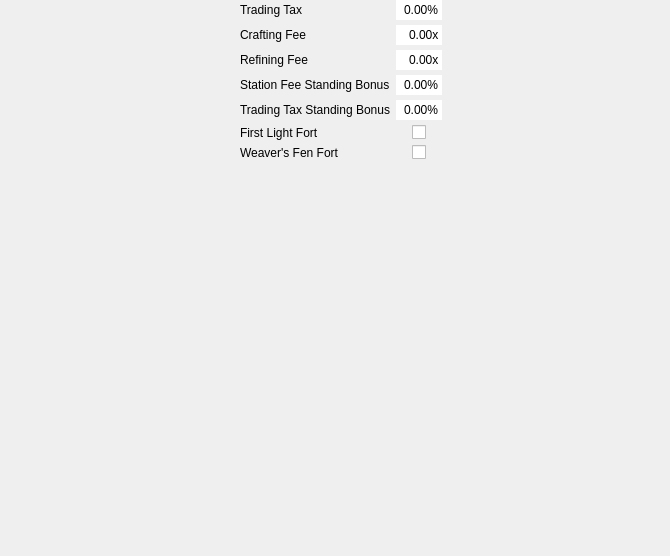
<?xml version="1.0" encoding="UTF-8"?>
<ui version="4.0">
 <class>GeneralSettingsInputPage</class>
 <widget class="QWidget" name="GeneralSettingsInputPage">
  <property name="geometry">
   <rect>
    <x>0</x>
    <y>0</y>
    <width>670</width>
    <height>556</height>
   </rect>
  </property>
  <property name="windowTitle">
   <string>GeneralSettingsInputPage</string>
  </property>
  <layout class="QGridLayout" name="gridLayout">
   <property name="topMargin">
    <number>0</number>
   </property>
   <property name="rightMargin">
    <number>0</number>
   </property>
   <property name="bottomMargin">
    <number>0</number>
   </property>
   <property name="horizontalSpacing">
    <number>0</number>
   </property>
   <property name="verticalSpacing">
    <number>5</number>
   </property>
   <item row="0" column="1">
    <widget class="QLabel" name="trading_tax_label">
     <property name="text">
      <string>Trading Tax</string>
     </property>
    </widget>
   </item>
   <item row="0" column="3">
    <widget class="QDoubleSpinBox" name="trading_tax">
     <property name="sizePolicy">
      <sizepolicy hsizetype="Preferred" vsizetype="Preferred">
       <horstretch>0</horstretch>
       <verstretch>0</verstretch>
      </sizepolicy>
     </property>
     <property name="minimumSize">
      <size>
       <width>0</width>
       <height>20</height>
      </size>
     </property>
     <property name="maximumSize">
      <size>
       <width>16777215</width>
       <height>20</height>
      </size>
     </property>
     <property name="frame">
      <bool>false</bool>
     </property>
     <property name="alignment">
      <set>Qt::AlignRight|Qt::AlignTrailing|Qt::AlignVCenter</set>
     </property>
     <property name="readOnly">
      <bool>false</bool>
     </property>
     <property name="buttonSymbols">
      <enum>QAbstractSpinBox::NoButtons</enum>
     </property>
     <property name="specialValueText">
      <string/>
     </property>
     <property name="accelerated">
      <bool>false</bool>
     </property>
     <property name="prefix">
      <string/>
     </property>
     <property name="suffix">
      <string>%</string>
     </property>
     <property name="maximum">
      <double>10.000000000000000</double>
     </property>
     <property name="stepType">
      <enum>QAbstractSpinBox::AdaptiveDecimalStepType</enum>
     </property>
     <property name="value">
      <double>0.000000000000000</double>
     </property>
    </widget>
   </item>
   <item row="4" column="1">
    <widget class="QLabel" name="trading_tax_standing_bonus_label">
     <property name="text">
      <string>Trading Tax Standing Bonus</string>
     </property>
    </widget>
   </item>
   <item row="6" column="1">
    <widget class="QLabel" name="weavers_fen_fort_label">
     <property name="text">
      <string>Weaver's Fen Fort</string>
     </property>
     <property name="alignment">
      <set>Qt::AlignLeading|Qt::AlignLeft|Qt::AlignVCenter</set>
     </property>
    </widget>
   </item>
   <item row="5" column="3" alignment="Qt::AlignHCenter">
    <widget class="QCheckBox" name="first_light_fort">
     <property name="sizePolicy">
      <sizepolicy hsizetype="Preferred" vsizetype="Preferred">
       <horstretch>0</horstretch>
       <verstretch>0</verstretch>
      </sizepolicy>
     </property>
     <property name="layoutDirection">
      <enum>Qt::LeftToRight</enum>
     </property>
     <property name="styleSheet">
      <string notr="true"/>
     </property>
     <property name="text">
      <string/>
     </property>
    </widget>
   </item>
   <item row="1" column="3">
    <widget class="QDoubleSpinBox" name="crafting_fee">
     <property name="sizePolicy">
      <sizepolicy hsizetype="Preferred" vsizetype="Preferred">
       <horstretch>0</horstretch>
       <verstretch>0</verstretch>
      </sizepolicy>
     </property>
     <property name="minimumSize">
      <size>
       <width>0</width>
       <height>20</height>
      </size>
     </property>
     <property name="maximumSize">
      <size>
       <width>16777215</width>
       <height>20</height>
      </size>
     </property>
     <property name="frame">
      <bool>false</bool>
     </property>
     <property name="alignment">
      <set>Qt::AlignRight|Qt::AlignTrailing|Qt::AlignVCenter</set>
     </property>
     <property name="readOnly">
      <bool>false</bool>
     </property>
     <property name="buttonSymbols">
      <enum>QAbstractSpinBox::NoButtons</enum>
     </property>
     <property name="specialValueText">
      <string/>
     </property>
     <property name="accelerated">
      <bool>false</bool>
     </property>
     <property name="prefix">
      <string/>
     </property>
     <property name="suffix">
      <string>x</string>
     </property>
     <property name="maximum">
      <double>10.000000000000000</double>
     </property>
     <property name="stepType">
      <enum>QAbstractSpinBox::AdaptiveDecimalStepType</enum>
     </property>
     <property name="value">
      <double>0.000000000000000</double>
     </property>
    </widget>
   </item>
   <item row="0" column="0">
    <spacer name="horizontalSpacer">
     <property name="orientation">
      <enum>Qt::Horizontal</enum>
     </property>
     <property name="sizeHint" stdset="0">
      <size>
       <width>0</width>
       <height>20</height>
      </size>
     </property>
    </spacer>
   </item>
   <item row="4" column="3">
    <widget class="QDoubleSpinBox" name="trading_tax_standing_bonus">
     <property name="sizePolicy">
      <sizepolicy hsizetype="Preferred" vsizetype="Preferred">
       <horstretch>0</horstretch>
       <verstretch>0</verstretch>
      </sizepolicy>
     </property>
     <property name="minimumSize">
      <size>
       <width>0</width>
       <height>20</height>
      </size>
     </property>
     <property name="maximumSize">
      <size>
       <width>16777215</width>
       <height>20</height>
      </size>
     </property>
     <property name="frame">
      <bool>false</bool>
     </property>
     <property name="alignment">
      <set>Qt::AlignRight|Qt::AlignTrailing|Qt::AlignVCenter</set>
     </property>
     <property name="readOnly">
      <bool>false</bool>
     </property>
     <property name="buttonSymbols">
      <enum>QAbstractSpinBox::NoButtons</enum>
     </property>
     <property name="specialValueText">
      <string/>
     </property>
     <property name="accelerated">
      <bool>false</bool>
     </property>
     <property name="prefix">
      <string/>
     </property>
     <property name="suffix">
      <string>%</string>
     </property>
     <property name="maximum">
      <double>10.000000000000000</double>
     </property>
     <property name="stepType">
      <enum>QAbstractSpinBox::AdaptiveDecimalStepType</enum>
     </property>
     <property name="value">
      <double>0.000000000000000</double>
     </property>
    </widget>
   </item>
   <item row="6" column="3" alignment="Qt::AlignHCenter">
    <widget class="QCheckBox" name="weavers_fen_fort">
     <property name="sizePolicy">
      <sizepolicy hsizetype="Preferred" vsizetype="Preferred">
       <horstretch>0</horstretch>
       <verstretch>0</verstretch>
      </sizepolicy>
     </property>
     <property name="layoutDirection">
      <enum>Qt::LeftToRight</enum>
     </property>
     <property name="styleSheet">
      <string notr="true"/>
     </property>
     <property name="text">
      <string/>
     </property>
    </widget>
   </item>
   <item row="3" column="3">
    <widget class="QDoubleSpinBox" name="station_fee_standing_bonus">
     <property name="sizePolicy">
      <sizepolicy hsizetype="Preferred" vsizetype="Preferred">
       <horstretch>0</horstretch>
       <verstretch>0</verstretch>
      </sizepolicy>
     </property>
     <property name="minimumSize">
      <size>
       <width>0</width>
       <height>20</height>
      </size>
     </property>
     <property name="maximumSize">
      <size>
       <width>16777215</width>
       <height>20</height>
      </size>
     </property>
     <property name="frame">
      <bool>false</bool>
     </property>
     <property name="alignment">
      <set>Qt::AlignRight|Qt::AlignTrailing|Qt::AlignVCenter</set>
     </property>
     <property name="readOnly">
      <bool>false</bool>
     </property>
     <property name="buttonSymbols">
      <enum>QAbstractSpinBox::NoButtons</enum>
     </property>
     <property name="specialValueText">
      <string/>
     </property>
     <property name="accelerated">
      <bool>false</bool>
     </property>
     <property name="prefix">
      <string/>
     </property>
     <property name="suffix">
      <string>%</string>
     </property>
     <property name="maximum">
      <double>10.000000000000000</double>
     </property>
     <property name="stepType">
      <enum>QAbstractSpinBox::AdaptiveDecimalStepType</enum>
     </property>
     <property name="value">
      <double>0.000000000000000</double>
     </property>
    </widget>
   </item>
   <item row="5" column="1">
    <widget class="QLabel" name="first_light_fort_label">
     <property name="text">
      <string>First Light Fort</string>
     </property>
     <property name="alignment">
      <set>Qt::AlignLeading|Qt::AlignLeft|Qt::AlignVCenter</set>
     </property>
    </widget>
   </item>
   <item row="3" column="1">
    <widget class="QLabel" name="station_fee_standing_bonus_label">
     <property name="text">
      <string>Station Fee Standing Bonus</string>
     </property>
    </widget>
   </item>
   <item row="2" column="3">
    <widget class="QDoubleSpinBox" name="refining_fee">
     <property name="sizePolicy">
      <sizepolicy hsizetype="Preferred" vsizetype="Preferred">
       <horstretch>0</horstretch>
       <verstretch>0</verstretch>
      </sizepolicy>
     </property>
     <property name="minimumSize">
      <size>
       <width>0</width>
       <height>20</height>
      </size>
     </property>
     <property name="maximumSize">
      <size>
       <width>16777215</width>
       <height>20</height>
      </size>
     </property>
     <property name="frame">
      <bool>false</bool>
     </property>
     <property name="alignment">
      <set>Qt::AlignRight|Qt::AlignTrailing|Qt::AlignVCenter</set>
     </property>
     <property name="readOnly">
      <bool>false</bool>
     </property>
     <property name="buttonSymbols">
      <enum>QAbstractSpinBox::NoButtons</enum>
     </property>
     <property name="specialValueText">
      <string/>
     </property>
     <property name="accelerated">
      <bool>false</bool>
     </property>
     <property name="prefix">
      <string/>
     </property>
     <property name="suffix">
      <string>x</string>
     </property>
     <property name="maximum">
      <double>10.000000000000000</double>
     </property>
     <property name="stepType">
      <enum>QAbstractSpinBox::AdaptiveDecimalStepType</enum>
     </property>
     <property name="value">
      <double>0.000000000000000</double>
     </property>
    </widget>
   </item>
   <item row="1" column="1">
    <widget class="QLabel" name="crafting_fee_label">
     <property name="text">
      <string>Crafting Fee</string>
     </property>
    </widget>
   </item>
   <item row="2" column="1">
    <widget class="QLabel" name="refining_fee_label">
     <property name="text">
      <string>Refining Fee</string>
     </property>
    </widget>
   </item>
   <item row="0" column="4">
    <spacer name="horizontalSpacer_2">
     <property name="orientation">
      <enum>Qt::Horizontal</enum>
     </property>
     <property name="sizeHint" stdset="0">
      <size>
       <width>0</width>
       <height>20</height>
      </size>
     </property>
    </spacer>
   </item>
   <item row="0" column="2">
    <widget class="QLabel" name="text_buffer">
     <property name="minimumSize">
      <size>
       <width>5</width>
       <height>0</height>
      </size>
     </property>
     <property name="maximumSize">
      <size>
       <width>5</width>
       <height>16777215</height>
      </size>
     </property>
     <property name="text">
      <string/>
     </property>
    </widget>
   </item>
   <item row="7" column="1">
    <spacer name="verticalSpacer">
     <property name="orientation">
      <enum>Qt::Vertical</enum>
     </property>
     <property name="sizeHint" stdset="0">
      <size>
       <width>20</width>
       <height>0</height>
      </size>
     </property>
    </spacer>
   </item>
  </layout>
 </widget>
 <layoutdefault spacing="6" margin="11"/>
 <resources/>
 <connections/>
</ui>
